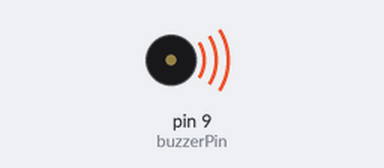
Simulated run of this sketch. Board: Arduino Uno, built with avr-gcc and run on an emulated ATmega328P. Parts: buzzer (waves = sounding).

Above: at 0.2 s.
At 5.7 s:
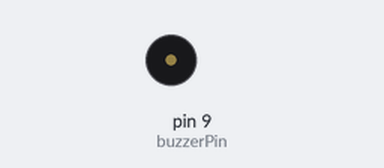
Timing chart, 0 to 6.9 s (numbered marks = the images above):
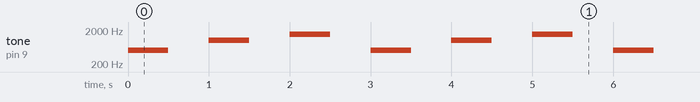

The sketch:

7.BUZZER.ino
```cpp
const int buzzerPin = 9; // Pin where the buzzer is connected

void setup() {
  pinMode(buzzerPin, OUTPUT); // Set the buzzer pin as an output
}

void loop() {
  tone(buzzerPin, 500); // Send 500Hz sound signal to buzzer
  delay(500);           // Wait for 0.5 second
  noTone(buzzerPin);    // Stop the sound
  delay(500);           // Wait for 0.5 second

  tone(buzzerPin, 1000); // Send 1kHz sound signal to buzzer
  delay(500);            // Wait for 0.5 second
  noTone(buzzerPin);     // Stop the sound
  delay(500);            // Wait for 0.5 second

  tone(buzzerPin, 1500); // Send 1.5kHz sound signal to buzzer
  delay(500);            // Wait for 0.5 second
  noTone(buzzerPin);     // Stop the sound
  delay(500);            // Wait for 0.5 second
}
```

Measured:
- by itself, tone on pin 9 (buzzerPin): repeats every 3.0 s: silent 0.50 s, 1000 Hz 0.50 s, silent 0.50 s, 1500 Hz 0.50 s, silent 0.50 s, 500 Hz 0.50 s
